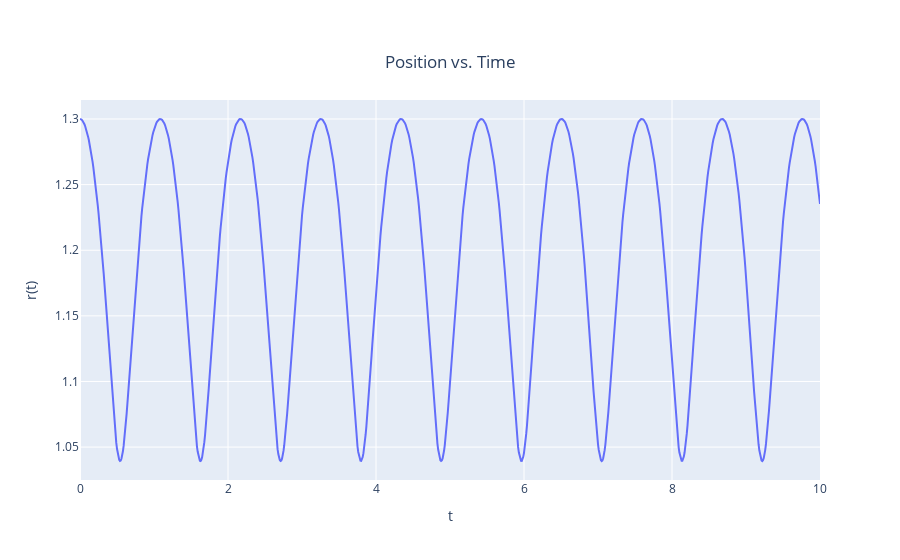

Source (notebook cell):
### Code cell
plot_data(t, r, x_axis_title='t', y_axis_title='r(t)', title='Position vs. Time')

### Figure 1 — Plotly figure (JSON) as saved in the notebook; plotly's stock layout.template omitted (floating-point values rounded to 4 significant figures; data arrays with more than 128 entries replaced by an {"elided": "..."} marker saying what was removed)
{"data": [{"mode": "lines", "type": "scatter", "x": {"elided": "1001 float values"}, "y": {"elided": "1001 float values"}}], "layout": {"title": {"text": "Position vs. Time", "x": 0.5, "xanchor": "center", "y": 0.9, "yanchor": "top"}, "xaxis": {"title": {"text": "t"}}, "yaxis": {"title": {"text": "r(t)"}}}}
